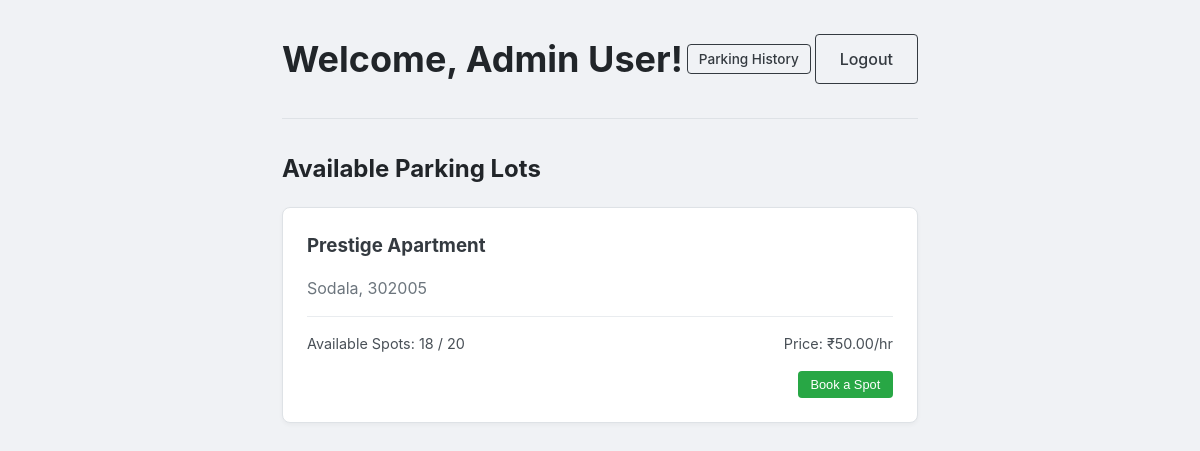
Page /user/dashboard (signed in) on the committed database.
### models/database.py (models this page shows)
class ParkingLot(db.Model):
    __tablename__ = 'parking_lot'
    id = db.Column(db.Integer, primary_key=True)
    name = db.Column(db.String(50), nullable=False)
    address = db.Column(db.String(100), nullable=False)
    pincode = db.Column(db.String(10), nullable=False)
    capacity = db.Column(db.Integer, nullable=False)
    price_per_hour = db.Column(db.Float, nullable=False)
    spots = db.relationship('ParkingSpot', backref='lot', lazy=True, cascade="all, delete-orphan")

### routes/user_routes.py (the view)
@user_bp.route('/user/dashboard')
def user_dashboard():
    if 'user_id' not in session:
        flash('You must be logged in to view this page.', 'danger')
        return redirect(url_for('auth.login'))
    print(f"--- DEBUG: Checking for reservations for user_id: {session.get('user_id')} ---")
    active_reservations = Reservation.query.filter(
        Reservation.user_id == session['user_id'],
        Reservation.end_time.is_(None)
    ).all()
    print(f"--- DEBUG: Query found these reservations: {active_reservations} ---")
    lots = ParkingLot.query.all()
    return render_template('user/user_dashboard.html', lots=lots, active_reservations=active_reservations)

### templates/user/user_dashboard.html (shortened to what this page needs)
{% extends "layout.html" %}
{% block content %}
<div class="dashboard-container">
    <div class="dashboard-header">
        <h1>Welcome, {{ session.full_name }}!</h1>
        <a href="{{ url_for('user.parking_history') }}" class="btn btn-outline btn-sm">Parking History</a>
        <a href="{{ url_for('auth.logout') }}" class="btn btn-outline">Logout</a>
    </div>
    <hr>
    <h2>Available Parking Lots</h2>
    {% for lot in lots %}
        {% set available_spots = lot.spots|selectattr('status', 'equalto', 'A')|list|length %}
        {% if available_spots > 0 %}
        <div class="lot-card">
            <h3>{{ lot.name }}</h3>
            <p class="lot-meta">{{ lot.address }}, {{ lot.pincode }}</p>
            <div class="lot-details">
                <span>Available Spots: {{ available_spots }} / {{ lot.capacity }}</span>
                <span>Price: ₹{{ "%.2f"|format(lot.price_per_hour) }}/hr</span>
            </div>
            <div class="lot-actions">
                <form method="POST" action="{{ url_for('user.book_spot', lot_id=lot.id) }}">
                    <button type="submit" class="btn-action btn-book">Book a Spot</button>
                </form>
            </div>
        </div>
        {% endif %}
    {% endfor %}
</div>
{% endblock %}

### Static/style.css (style rules this page uses)
html { box-sizing: border-box; }
*, *:before, *:after { box-sizing: inherit; }
body { margin: 0; font-family: -apple-system, BlinkMacSystemFont, "Segoe UI", Roboto, "Helvetica Neue", Arial, sans-serif; background-color: #f0f2f5; color: #212529; line-height: 1.5; }
.btn { display: inline-block; font-weight: 500; text-align: center; cursor: pointer; border: 1px solid transparent; padding: 0.75rem 1.5rem; font-size: 1rem; border-radius: 0.25rem; text-decoration: none; transition: all 0.2s ease-in-out; }
.btn-outline { color: #343a40; border-color: #343a40; background-color: transparent; }
.dashboard-container { max-width: 900px; }
.dashboard-header { display: flex; justify-content: space-between; align-items: center; margin-bottom: 1rem; }
.dashboard-header h1 { margin: 0; font-size: 2.25rem; }
hr { margin: 2rem 0; border: 0; border-top: 1px solid #dee2e6; }
.lot-card { background-color: #fff; padding: 1.5rem; border-radius: 0.5rem; border: 1px solid #dee2e6; box-shadow: 0 2px 4px rgba(0,0,0,0.04); }
.lot-card h3 { margin-top: 0; margin-bottom: 0.5rem; color: #343a40; }
.lot-card .lot-meta { color: #6c757d; margin-bottom: 1rem; }
.lot-card .lot-details { display: flex; justify-content: space-between; font-size: 0.9rem; color: #495057; border-top: 1px solid #e9ecef; padding-top: 1rem; margin-top: 1rem; }
.lot-actions { margin-top: 1rem; text-align: right; }
.btn-action { display: inline-block; padding: 0.4rem 0.8rem; font-size: 0.8rem; font-weight: 500; border-radius: 0.25rem; text-decoration: none; border: none; cursor: pointer; }
.btn-book { background-color: #28a745; color: #fff; }
.btn-sm { padding: 0.23rem 0.70rem; font-size: 0.85rem; }

### rows in the picture
ParkingLot: name "Prestige Apartment", address "Sodala", pincode "302005", available_spots "18", capacity "20", price_per_hour "50.00"

### other values in the picture
{{ session.full_name }} "Admin User"
